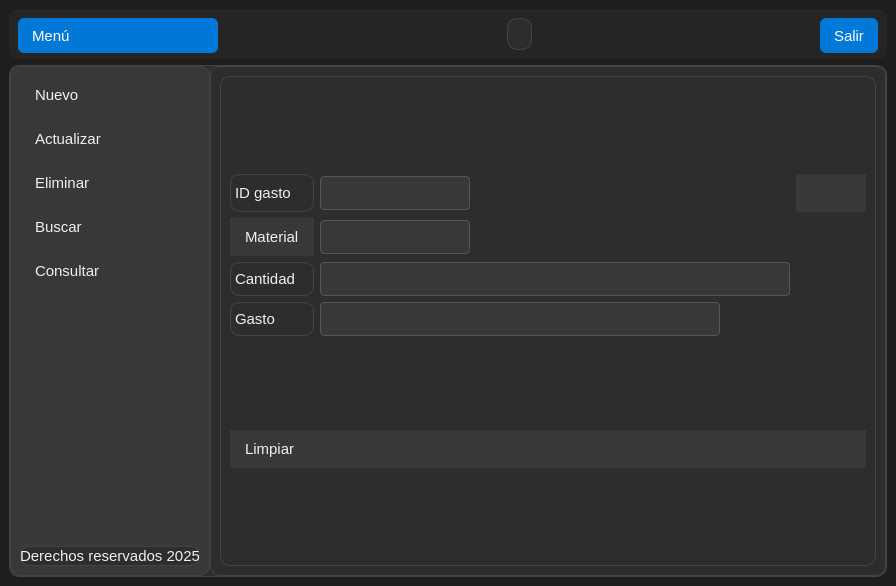
<?xml version="1.0" encoding="UTF-8"?>
<ui version="4.0">
 <class>MainWindow</class>
 <widget class="QMainWindow" name="MainWindow">
  <property name="geometry">
   <rect>
    <x>0</x>
    <y>0</y>
    <width>896</width>
    <height>586</height>
   </rect>
  </property>
  <property name="windowTitle">
   <string>MainWindow</string>
  </property>
  <property name="styleSheet">
   <string notr="true">/*
 * Archivo de Estilo QSS - Tema Oscuro (Dark Mode) - Estilo CRUD
 * Colores: Fondos Oscuros (#1E1E1E), Navegación (#383838), Énfasis Azul (#0078d7).
 */

/* === Estilo general === */
QMainWindow {
    /* Fondo principal oscuro */
    background-color: #1E1E1E;
    /* Color de texto claro */
    color: #F0F0F0;
    font-family: &quot;Segoe UI Variable&quot;, &quot;Roboto&quot;, &quot;Open Sans&quot;, sans-serif;
    font-size: 16px;
    font-weight: 300;
}

/* === Frames === */
QFrame {
    /* Fondo de frames de contenido oscuro (área principal) */
    background-color: #2D2D2D;
    border-radius: 10px;
    /* Borde sutil en modo oscuro */
    border: 1px solid #444444;
}

/* Barra superior */
#frame_superior {
    /* Color ligeramente más oscuro que el fondo de frames */
    background-color: #252525;
    border: none;
}

/* Panel lateral (Menú de navegación) */
#frame_lateral {
    /* Color para el panel lateral, más distinguible del fondo */
    background-color: #383838;
    border-right: 1px solid #444444; 
}

/* Área principal de contenido */
#frame_paginas {
    background-color: #2D2D2D;
}

/* === Botones de Barra Superior === */

/* Botón principal (Menú) - ESTILO ACTIVO */
#boton_menu {
    /* Azul claro primario */
    background-color: #0078d7;
    color: white;
    border: none;
    border-radius: 6px;
    padding: 8px 14px;
    font-weight: 400;
}
#boton_menu:hover {
    background-color: #006cbe;
}
#boton_menu:pressed {
    background-color: #005a9e;
}

/* Botón salir (Azul Activo) */
#boton_salir {
    background-color: #0078d7; 
    color: white;
    border: none;
    border-radius: 6px;
    padding: 8px 14px;
    font-weight: 400;
}
#boton_salir:hover {
    background-color: #006cbe;
}
#boton_salir:pressed {
    background-color: #005a9e;
}

/* === Botones de Navegación Lateral (CRUD) === */
QPushButton {
    /* Estilo base inactivo de los botones laterales */
    background-color: #383838; /* Fondo igual al panel lateral */
    border: none;
    color: #F0F0F0;
    font-weight: 400;
    font-size: 15px;
    text-align: left;
    padding: 10px 15px; /* Espaciado para el texto/icono */
}

/* Hover para botones laterales */
QPushButton:hover {
    /* Fondo gris ligeramente más claro al hacer hover */
    background-color: #4C4C4C; 
    color: #ffffff;
}

/* Botón lateral activo (como el botón &quot;Nuevo&quot;) */
#boton_nuevo { /* Si el botón de Nuevo tiene objectName=&quot;boton_nuevo&quot; */
    background-color: #0078d7; /* Azul primario */
    color: #ffffff;
}
#boton_nuevo:hover {
    background-color: #006cbe; /* Azul más oscuro al pasar el ratón */
}
#boton_nuevo:pressed {
    background-color: #005a9e;
}


/* === Botón de Acción Principal (Guardar) === */
#Guardar { /* Asumiendo que el botón &quot;Guardar&quot; tiene objectName=&quot;Guardar&quot; */
    background-color: #0078d7;
    color: white;
    border: none;
    border-radius: 6px;
    padding: 12px 20px; /* Mayor padding para un botón principal */
    font-weight: 500;
    font-size: 16px;
}

#Guardar:hover {
    background-color: #006cbe;
}

#Guardar:pressed {
    background-color: #005a9e;
}

/* === Campos de texto (QLineEdit) === */
QLineEdit {
    /* Fondo oscuro para la entrada de texto */
    background-color: #383838;
    color: #F0F0F0;
    border: 1px solid #555555;
    border-radius: 4px;
    padding: 6px 8px;
    font-size: 15px;
    font-weight: 300;
}

QLineEdit:focus {
    /* Borde de enfoque con el azul claro primario */
    border: 1px solid #0078d7;
    background-color: #3D4A5B; 
}

/* === Labels (ID empleado, Nombre, Cargo, Derechos reservados) === */
QLabel {
    /* Texto claro */
    color: #F0F0F0;
    font-weight: 300;
    font-size: 15px;
}

/* Label inferior o secundario (Derechos reservados 2025) */
#label { /* Si esta etiqueta tiene objectName=&quot;label&quot; */
    /* Texto gris claro para secundario */
    color: #A0A0A0;
    font-size: 13px;
    font-style: italic;
    padding-left: 15px; /* Para que coincida con la posición en la imagen */
}

/* === Scrollbars === */
QScrollBar:vertical {
    border: none;
    background: #383838;
    width: 10px;
    border-radius: 4px;
}
QScrollBar::handle:vertical {
    background: #555555;
    min-height: 20px;
    border-radius: 4px;
}
QScrollBar::handle:vertical:hover {
    background: #0078d7;
}
QScrollBar::add-line:vertical,
QScrollBar::sub-line:vertical {
    height: 0;
}</string>
  </property>
  <widget class="QWidget" name="centralwidget">
   <layout class="QVBoxLayout" name="verticalLayout" stretch="1,0">
    <item>
     <widget class="QFrame" name="frame_superior">
      <property name="minimumSize">
       <size>
        <width>0</width>
        <height>50</height>
       </size>
      </property>
      <property name="maximumSize">
       <size>
        <width>16777215</width>
        <height>50</height>
       </size>
      </property>
      <property name="frameShape">
       <enum>QFrame::StyledPanel</enum>
      </property>
      <property name="frameShadow">
       <enum>QFrame::Raised</enum>
      </property>
      <layout class="QHBoxLayout" name="horizontalLayout">
       <item>
        <widget class="QPushButton" name="boton_menu">
         <property name="minimumSize">
          <size>
           <width>200</width>
           <height>35</height>
          </size>
         </property>
         <property name="text">
          <string>Menú</string>
         </property>
         <property name="icon">
          <iconset>
           <normaloff>../../crudapp/resources/imagenes/boton_menu.png</normaloff>../../crudapp/resources/imagenes/boton_menu.png</iconset>
         </property>
         <property name="iconSize">
          <size>
           <width>32</width>
           <height>32</height>
          </size>
         </property>
        </widget>
       </item>
       <item>
        <spacer name="horizontalSpacer">
         <property name="orientation">
          <enum>Qt::Horizontal</enum>
         </property>
         <property name="sizeHint" stdset="0">
          <size>
           <width>145</width>
           <height>20</height>
          </size>
         </property>
        </spacer>
       </item>
       <item>
        <widget class="QLabel" name="label">
         <property name="text">
          <string/>
         </property>
        </widget>
       </item>
       <item>
        <spacer name="horizontalSpacer_2">
         <property name="orientation">
          <enum>Qt::Horizontal</enum>
         </property>
         <property name="sizeHint" stdset="0">
          <size>
           <width>144</width>
           <height>20</height>
          </size>
         </property>
        </spacer>
       </item>
       <item>
        <widget class="QPushButton" name="boton_salir">
         <property name="minimumSize">
          <size>
           <width>0</width>
           <height>35</height>
          </size>
         </property>
         <property name="text">
          <string>Salir</string>
         </property>
         <property name="icon">
          <iconset>
           <normaloff>../../crudapp/resources/imagenes/salir.png</normaloff>../../crudapp/resources/imagenes/salir.png</iconset>
         </property>
         <property name="iconSize">
          <size>
           <width>32</width>
           <height>32</height>
          </size>
         </property>
        </widget>
       </item>
      </layout>
     </widget>
    </item>
    <item>
     <widget class="QFrame" name="frame_central">
      <property name="frameShape">
       <enum>QFrame::StyledPanel</enum>
      </property>
      <property name="frameShadow">
       <enum>QFrame::Raised</enum>
      </property>
      <layout class="QHBoxLayout" name="horizontalLayout_2">
       <property name="spacing">
        <number>0</number>
       </property>
       <property name="leftMargin">
        <number>0</number>
       </property>
       <property name="topMargin">
        <number>0</number>
       </property>
       <property name="rightMargin">
        <number>0</number>
       </property>
       <property name="bottomMargin">
        <number>0</number>
       </property>
       <item>
        <widget class="QFrame" name="frame_lateral">
         <property name="minimumSize">
          <size>
           <width>200</width>
           <height>0</height>
          </size>
         </property>
         <property name="maximumSize">
          <size>
           <width>0</width>
           <height>16777215</height>
          </size>
         </property>
         <property name="frameShape">
          <enum>QFrame::StyledPanel</enum>
         </property>
         <property name="frameShadow">
          <enum>QFrame::Raised</enum>
         </property>
         <layout class="QVBoxLayout" name="verticalLayout_2">
          <item>
           <widget class="QPushButton" name="boton_agregar">
            <property name="text">
             <string>Nuevo</string>
            </property>
            <property name="icon">
             <iconset>
              <normaloff>../../crudapp/resources/imagenes/boton_agregar.png</normaloff>../../crudapp/resources/imagenes/boton_agregar.png</iconset>
            </property>
            <property name="iconSize">
             <size>
              <width>32</width>
              <height>32</height>
             </size>
            </property>
           </widget>
          </item>
          <item>
           <widget class="QPushButton" name="boton_actualizar">
            <property name="text">
             <string>Actualizar</string>
            </property>
            <property name="icon">
             <iconset>
              <normaloff>../../crudapp/resources/imagenes/boton_modificar.png</normaloff>../../crudapp/resources/imagenes/boton_modificar.png</iconset>
            </property>
            <property name="iconSize">
             <size>
              <width>32</width>
              <height>32</height>
             </size>
            </property>
           </widget>
          </item>
          <item>
           <widget class="QPushButton" name="boton_eliminar">
            <property name="text">
             <string>Eliminar</string>
            </property>
            <property name="icon">
             <iconset>
              <normaloff>../../crudapp/resources/imagenes/boton_eliminar.png</normaloff>../../crudapp/resources/imagenes/boton_eliminar.png</iconset>
            </property>
            <property name="iconSize">
             <size>
              <width>32</width>
              <height>32</height>
             </size>
            </property>
           </widget>
          </item>
          <item>
           <widget class="QPushButton" name="boton_buscar">
            <property name="text">
             <string>Buscar</string>
            </property>
            <property name="icon">
             <iconset>
              <normaloff>../../crudapp/resources/imagenes/BUSCAR.png</normaloff>../../crudapp/resources/imagenes/BUSCAR.png</iconset>
            </property>
            <property name="iconSize">
             <size>
              <width>32</width>
              <height>32</height>
             </size>
            </property>
           </widget>
          </item>
          <item>
           <widget class="QPushButton" name="boton_consultar">
            <property name="text">
             <string>Consultar</string>
            </property>
            <property name="icon">
             <iconset>
              <normaloff>../../crudapp/resources/imagenes/boton_consultar.png</normaloff>../../crudapp/resources/imagenes/boton_consultar.png</iconset>
            </property>
            <property name="iconSize">
             <size>
              <width>32</width>
              <height>32</height>
             </size>
            </property>
           </widget>
          </item>
          <item>
           <spacer name="verticalSpacer">
            <property name="orientation">
             <enum>Qt::Vertical</enum>
            </property>
            <property name="sizeHint" stdset="0">
             <size>
              <width>20</width>
              <height>177</height>
             </size>
            </property>
           </spacer>
          </item>
          <item>
           <widget class="QLabel" name="label_mensaje">
            <property name="text">
             <string>Derechos reservados 2025</string>
            </property>
            <property name="alignment">
             <set>Qt::AlignCenter</set>
            </property>
           </widget>
          </item>
         </layout>
        </widget>
       </item>
       <item>
        <widget class="QFrame" name="frame_paginas">
         <property name="frameShape">
          <enum>QFrame::StyledPanel</enum>
         </property>
         <property name="frameShadow">
          <enum>QFrame::Raised</enum>
         </property>
         <layout class="QVBoxLayout" name="verticalLayout_3">
          <item>
           <widget class="QStackedWidget" name="stackedWidget">
            <property name="currentIndex">
             <number>3</number>
            </property>
            <widget class="QWidget" name="page_agregar">
             <layout class="QVBoxLayout" name="verticalLayout_6">
              <item>
               <layout class="QVBoxLayout" name="verticalLayout_4">
                <item>
                 <layout class="QGridLayout" name="gridLayout">
                  <item row="1" column="1">
                   <widget class="QLineEdit" name="material_agregar">
                    <property name="maximumSize">
                     <size>
                      <width>150</width>
                      <height>16777215</height>
                     </size>
                    </property>
                   </widget>
                  </item>
                  <item row="1" column="0">
                   <widget class="QPushButton" name="label_1">
                    <property name="text">
                     <string>Material</string>
                    </property>
                   </widget>
                  </item>
                  <item row="2" column="0">
                   <widget class="QLabel" name="label_3">
                    <property name="text">
                     <string>Cantidad</string>
                    </property>
                   </widget>
                  </item>
                  <item row="3" column="1">
                   <widget class="QLineEdit" name="gasto_agregar">
                    <property name="maximumSize">
                     <size>
                      <width>400</width>
                      <height>16777215</height>
                     </size>
                    </property>
                   </widget>
                  </item>
                  <item row="2" column="1">
                   <widget class="QLineEdit" name="cantidad_agregar"/>
                  </item>
                  <item row="3" column="0">
                   <widget class="QLabel" name="label_4">
                    <property name="text">
                     <string>Gasto</string>
                    </property>
                   </widget>
                  </item>
                  <item row="0" column="1">
                   <widget class="QLineEdit" name="gasto_agregar_2">
                    <property name="maximumSize">
                     <size>
                      <width>150</width>
                      <height>16777215</height>
                     </size>
                    </property>
                   </widget>
                  </item>
                  <item row="0" column="0">
                   <widget class="QPushButton" name="pushButton">
                    <property name="text">
                     <string>ID gasto</string>
                    </property>
                   </widget>
                  </item>
                 </layout>
                </item>
                <item>
                 <widget class="QPushButton" name="accion_guardar">
                  <property name="text">
                   <string>Guardar</string>
                  </property>
                  <property name="icon">
                   <iconset>
                    <normaloff>../../crudapp/resources/imagenes/guardar.png</normaloff>../../crudapp/resources/imagenes/guardar.png</iconset>
                  </property>
                  <property name="iconSize">
                   <size>
                    <width>32</width>
                    <height>32</height>
                   </size>
                  </property>
                 </widget>
                </item>
               </layout>
              </item>
             </layout>
            </widget>
            <widget class="QWidget" name="page_actualizar">
             <layout class="QVBoxLayout" name="verticalLayout_5">
              <item>
               <layout class="QGridLayout" name="gridLayout_2">
                <item row="0" column="1">
                 <widget class="QLineEdit" name="idgasto_actualizar">
                  <property name="minimumSize">
                   <size>
                    <width>150</width>
                    <height>0</height>
                   </size>
                  </property>
                  <property name="maximumSize">
                   <size>
                    <width>150</width>
                    <height>16777215</height>
                   </size>
                  </property>
                 </widget>
                </item>
                <item row="4" column="1">
                 <widget class="QLineEdit" name="gasto_actualizar">
                  <property name="maximumSize">
                   <size>
                    <width>400</width>
                    <height>16777215</height>
                   </size>
                  </property>
                 </widget>
                </item>
                <item row="3" column="0">
                 <widget class="QLabel" name="label_7">
                  <property name="text">
                   <string>Cantidad</string>
                  </property>
                 </widget>
                </item>
                <item row="4" column="0">
                 <widget class="QLabel" name="label_8">
                  <property name="text">
                   <string>Gasto</string>
                  </property>
                 </widget>
                </item>
                <item row="3" column="1">
                 <widget class="QLineEdit" name="cantidad_actualizar"/>
                </item>
                <item row="0" column="2">
                 <widget class="QPushButton" name="buscar_actualizar">
                  <property name="text">
                   <string/>
                  </property>
                  <property name="icon">
                   <iconset>
                    <normaloff>../../crudapp/resources/imagenes/BUSCAR.png</normaloff>../../crudapp/resources/imagenes/BUSCAR.png</iconset>
                  </property>
                  <property name="iconSize">
                   <size>
                    <width>32</width>
                    <height>32</height>
                   </size>
                  </property>
                 </widget>
                </item>
                <item row="0" column="0">
                 <widget class="QLabel" name="label_6">
                  <property name="minimumSize">
                   <size>
                    <width>0</width>
                    <height>0</height>
                   </size>
                  </property>
                  <property name="maximumSize">
                   <size>
                    <width>100</width>
                    <height>16777215</height>
                   </size>
                  </property>
                  <property name="text">
                   <string>ID gasto</string>
                  </property>
                 </widget>
                </item>
                <item row="1" column="1">
                 <widget class="QLineEdit" name="material_actualizar">
                  <property name="maximumSize">
                   <size>
                    <width>150</width>
                    <height>16777215</height>
                   </size>
                  </property>
                 </widget>
                </item>
                <item row="1" column="0">
                 <widget class="QPushButton" name="pushButton_2">
                  <property name="text">
                   <string>Material</string>
                  </property>
                 </widget>
                </item>
               </layout>
              </item>
              <item>
               <widget class="QPushButton" name="accion_actualizar">
                <property name="text">
                 <string>Actualizar</string>
                </property>
                <property name="icon">
                 <iconset>
                  <normaloff>../../crudapp/resources/imagenes/boton_modificar.png</normaloff>../../crudapp/resources/imagenes/boton_modificar.png</iconset>
                </property>
                <property name="iconSize">
                 <size>
                  <width>32</width>
                  <height>32</height>
                 </size>
                </property>
               </widget>
              </item>
             </layout>
            </widget>
            <widget class="QWidget" name="page_eliminar">
             <layout class="QVBoxLayout" name="verticalLayout_7">
              <item>
               <layout class="QGridLayout" name="gridLayout_4">
                <item row="3" column="0">
                 <widget class="QLabel" name="label_14">
                  <property name="text">
                   <string>Gasto</string>
                  </property>
                 </widget>
                </item>
                <item row="2" column="0">
                 <widget class="QLabel" name="label_15">
                  <property name="text">
                   <string>Cantidad</string>
                  </property>
                 </widget>
                </item>
                <item row="3" column="1">
                 <widget class="QLineEdit" name="gasto_eliminar">
                  <property name="maximumSize">
                   <size>
                    <width>400</width>
                    <height>16777215</height>
                   </size>
                  </property>
                 </widget>
                </item>
                <item row="0" column="2">
                 <widget class="QPushButton" name="buscar_eliminar">
                  <property name="text">
                   <string/>
                  </property>
                  <property name="icon">
                   <iconset>
                    <normaloff>../../crudapp/resources/imagenes/BUSCAR.png</normaloff>../../crudapp/resources/imagenes/BUSCAR.png</iconset>
                  </property>
                  <property name="iconSize">
                   <size>
                    <width>32</width>
                    <height>32</height>
                   </size>
                  </property>
                 </widget>
                </item>
                <item row="0" column="0">
                 <widget class="QLabel" name="label_17">
                  <property name="minimumSize">
                   <size>
                    <width>0</width>
                    <height>0</height>
                   </size>
                  </property>
                  <property name="maximumSize">
                   <size>
                    <width>100</width>
                    <height>16777215</height>
                   </size>
                  </property>
                  <property name="text">
                   <string>ID gasto</string>
                  </property>
                 </widget>
                </item>
                <item row="0" column="1">
                 <widget class="QLineEdit" name="idgasto_eliminar">
                  <property name="minimumSize">
                   <size>
                    <width>150</width>
                    <height>0</height>
                   </size>
                  </property>
                  <property name="maximumSize">
                   <size>
                    <width>150</width>
                    <height>16777215</height>
                   </size>
                  </property>
                 </widget>
                </item>
                <item row="2" column="1">
                 <widget class="QLineEdit" name="cantidad_eliminar"/>
                </item>
                <item row="1" column="1">
                 <widget class="QLineEdit" name="material_eliminar">
                  <property name="maximumSize">
                   <size>
                    <width>150</width>
                    <height>16777215</height>
                   </size>
                  </property>
                 </widget>
                </item>
                <item row="1" column="0">
                 <widget class="QPushButton" name="pushButton_3">
                  <property name="text">
                   <string>Material</string>
                  </property>
                 </widget>
                </item>
               </layout>
              </item>
              <item>
               <widget class="QPushButton" name="accion_eliminar">
                <property name="text">
                 <string>Eliminar</string>
                </property>
                <property name="icon">
                 <iconset>
                  <normaloff>../../crudapp/resources/imagenes/boton_eliminar.png</normaloff>../../crudapp/resources/imagenes/boton_eliminar.png</iconset>
                </property>
                <property name="iconSize">
                 <size>
                  <width>32</width>
                  <height>32</height>
                 </size>
                </property>
               </widget>
              </item>
             </layout>
            </widget>
            <widget class="QWidget" name="page_buscar">
             <layout class="QVBoxLayout" name="verticalLayout_8">
              <item>
               <layout class="QGridLayout" name="gridLayout_3">
                <item row="2" column="0">
                 <widget class="QLabel" name="label_11">
                  <property name="text">
                   <string>Cantidad</string>
                  </property>
                 </widget>
                </item>
                <item row="0" column="1">
                 <widget class="QLineEdit" name="idgasto_buscar">
                  <property name="minimumSize">
                   <size>
                    <width>150</width>
                    <height>0</height>
                   </size>
                  </property>
                  <property name="maximumSize">
                   <size>
                    <width>150</width>
                    <height>16777215</height>
                   </size>
                  </property>
                 </widget>
                </item>
                <item row="3" column="1">
                 <widget class="QLineEdit" name="gasto_buscar">
                  <property name="maximumSize">
                   <size>
                    <width>400</width>
                    <height>16777215</height>
                   </size>
                  </property>
                 </widget>
                </item>
                <item row="2" column="1">
                 <widget class="QLineEdit" name="cantidad_buscar"/>
                </item>
                <item row="3" column="0">
                 <widget class="QLabel" name="label_10">
                  <property name="text">
                   <string>Gasto</string>
                  </property>
                 </widget>
                </item>
                <item row="0" column="0">
                 <widget class="QLabel" name="label_13">
                  <property name="minimumSize">
                   <size>
                    <width>0</width>
                    <height>0</height>
                   </size>
                  </property>
                  <property name="maximumSize">
                   <size>
                    <width>100</width>
                    <height>16777215</height>
                   </size>
                  </property>
                  <property name="text">
                   <string>ID gasto</string>
                  </property>
                 </widget>
                </item>
                <item row="0" column="2">
                 <widget class="QPushButton" name="buscar_buscar">
                  <property name="text">
                   <string/>
                  </property>
                  <property name="icon">
                   <iconset>
                    <normaloff>../../crudapp/resources/imagenes/BUSCAR.png</normaloff>../../crudapp/resources/imagenes/BUSCAR.png</iconset>
                  </property>
                  <property name="iconSize">
                   <size>
                    <width>32</width>
                    <height>32</height>
                   </size>
                  </property>
                 </widget>
                </item>
                <item row="1" column="1">
                 <widget class="QLineEdit" name="material_buscar">
                  <property name="maximumSize">
                   <size>
                    <width>150</width>
                    <height>16777215</height>
                   </size>
                  </property>
                 </widget>
                </item>
                <item row="1" column="0">
                 <widget class="QPushButton" name="pushButton_4">
                  <property name="text">
                   <string>Material</string>
                  </property>
                 </widget>
                </item>
               </layout>
              </item>
              <item>
               <widget class="QPushButton" name="accion_limpiar">
                <property name="text">
                 <string>Limpiar</string>
                </property>
                <property name="icon">
                 <iconset>
                  <normaloff>../../crudapp/resources/imagenes/limpiar.png</normaloff>../../crudapp/resources/imagenes/limpiar.png</iconset>
                </property>
                <property name="iconSize">
                 <size>
                  <width>32</width>
                  <height>32</height>
                 </size>
                </property>
               </widget>
              </item>
             </layout>
            </widget>
            <widget class="QWidget" name="page_consultar">
             <layout class="QVBoxLayout" name="verticalLayout_9">
              <item>
               <widget class="QPushButton" name="refresh">
                <property name="text">
                 <string>Refresh</string>
                </property>
                <property name="icon">
                 <iconset>
                  <normaloff>../../crudapp/resources/imagenes/boton_refrescar.png</normaloff>../../crudapp/resources/imagenes/boton_refrescar.png</iconset>
                </property>
                <property name="iconSize">
                 <size>
                  <width>32</width>
                  <height>32</height>
                 </size>
                </property>
               </widget>
              </item>
              <item>
               <widget class="QTableWidget" name="tabla_consulta">
                <property name="styleSheet">
                 <string notr="true">/* === Tablas === */
QTableWidget {
    background-color: #ffffff;
    color: #333333;
    gridline-color: #e0e0e0;
    border: 1px solid #dcdcdc;
    border-radius: 6px;
    font-family: &quot;Segoe UI Variable&quot;, &quot;Roboto&quot;, &quot;Open Sans&quot;, sans-serif;
    font-size: 15px;
    font-weight: 300;
    selection-background-color: #e8f0fe; /* azul claro al seleccionar */
    selection-color: #0078d7;
    alternate-background-color: #f9fafc; /* filas alternadas */
}

/* Cabecera horizontal */
QHeaderView::section {
    background-color: #f1f3f6;
    color: #333333;
    border: 1px solid #dcdcdc;
    border-radius: 4px;
    font-weight: 400;
    font-size: 15px;
    padding: 8px;
}

/* Cabecera horizontal al pasar el cursor */
QHeaderView::section:hover {
    background-color: #e8ecf1;
}

/* Celdas */
QTableWidget::item {
    padding: 6px;
    border: none;
}

/* Celda seleccionada */
QTableWidget::item:selected {
    background-color: #e8f0fe;
    color: #0078d7;
}

/* Bordes del header alineados al contenido */
QHeaderView {
    border: none;
}

/* Barra de desplazamiento dentro de la tabla */
QTableCornerButton::section {
    background-color: #f1f3f6;
    border: 1px solid #dcdcdc;
}

/* Scrollbars coherentes dentro de tablas */
QTableWidget QScrollBar:vertical {
    border: none;
    background: #f0f0f0;
    width: 10px;
    border-radius: 4px;
}
QTableWidget QScrollBar::handle:vertical {
    background: #cccccc;
    min-height: 20px;
    border-radius: 4px;
}
QTableWidget QScrollBar::handle:vertical:hover {
    background: #0078d7;
}
QTableWidget QScrollBar::add-line:vertical,
QTableWidget QScrollBar::sub-line:vertical {
    height: 0;
}</string>
                </property>
                <column>
                 <property name="text">
                  <string>ID gasto</string>
                 </property>
                </column>
                <column>
                 <property name="text">
                  <string>Material</string>
                 </property>
                </column>
                <column>
                 <property name="text">
                  <string>Cantidad</string>
                 </property>
                </column>
                <column>
                 <property name="text">
                  <string>Gasto</string>
                 </property>
                </column>
               </widget>
              </item>
             </layout>
            </widget>
           </widget>
          </item>
         </layout>
        </widget>
       </item>
      </layout>
     </widget>
    </item>
   </layout>
  </widget>
 </widget>
 <resources/>
 <connections/>
</ui>
